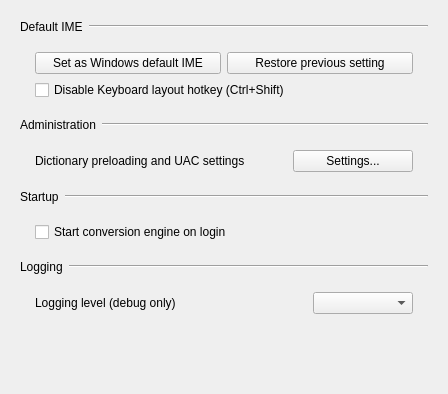
       <widget class="QWidget" name="miscTab">
        <attribute name="title">
         <string>Misc</string>
        </attribute>
        <layout class="QVBoxLayout" name="miscTabLayout">
         <property name="spacing">
          <number>0</number>
         </property>
         <item>
          <widget class="QWidget" name="widgetMisc" native="true">
           <property name="sizePolicy">
            <sizepolicy hsizetype="Preferred" vsizetype="Preferred">
             <horstretch>0</horstretch>
             <verstretch>0</verstretch>
            </sizepolicy>
           </property>
           <layout class="QVBoxLayout" name="verticalLayout">
            <property name="leftMargin">
             <number>0</number>
            </property>
            <property name="topMargin">
             <number>0</number>
            </property>
            <property name="rightMargin">
             <number>0</number>
            </property>
            <property name="bottomMargin">
             <number>0</number>
            </property>
            <property name="spacing">
             <number>0</number>
            </property>
            <item>
             <widget class="QWidget" name="miscDefaultIMEWidget" native="true">
              <property name="sizePolicy">
               <sizepolicy hsizetype="Preferred" vsizetype="Preferred">
                <horstretch>0</horstretch>
                <verstretch>0</verstretch>
               </sizepolicy>
              </property>
              <layout class="QVBoxLayout" name="verticalLayout_3">
               <property name="leftMargin">
                <number>0</number>
               </property>
               <property name="topMargin">
                <number>0</number>
               </property>
               <property name="rightMargin">
                <number>0</number>
               </property>
               <property name="bottomMargin">
                <number>0</number>
               </property>
               <property name="spacing">
                <number>0</number>
               </property>
               <item>
                <widget class="QFrame" name="defaultImeHeader">
                 <property name="frameShape">
                  <enum>QFrame::Shape::NoFrame</enum>
                 </property>
                 <layout class="QHBoxLayout" name="horizontalLayout_5">
                  <property name="leftMargin">
                   <number>9</number>
                  </property>
                  <property name="topMargin">
                   <number>9</number>
                  </property>
                  <property name="rightMargin">
                   <number>9</number>
                  </property>
                  <property name="bottomMargin">
                   <number>9</number>
                  </property>
                  <property name="spacing">
                   <number>6</number>
                  </property>
                  <property name="margin" stdset="0">
                   <number>0</number>
                  </property>
                  <item>
                   <widget class="QLabel" name="checkDefaultLabel">
                    <property name="text">
                     <string>Default IME</string>
                    </property>
                   </widget>
                  </item>
                  <item>
                   <widget class="Line" name="checkDefaultLine">
                    <property name="sizePolicy">
                     <sizepolicy hsizetype="MinimumExpanding" vsizetype="Fixed">
                      <horstretch>0</horstretch>
                      <verstretch>0</verstretch>
                     </sizepolicy>
                    </property>
                    <property name="orientation">
                     <enum>Qt::Orientation::Horizontal</enum>
                    </property>
                   </widget>
                  </item>
                 </layout>
                </widget>
               </item>
               <item>
                <widget class="QFrame" name="defaultImeGroup">
                 <property name="frameShape">
                  <enum>QFrame::Shape::NoFrame</enum>
                 </property>
                 <layout class="QVBoxLayout" name="verticalLayout_2">
                  <property name="spacing">
                   <number>6</number>
                  </property>
                  <property name="leftMargin">
                   <number>24</number>
                  </property>
                  <property name="topMargin">
                   <number>9</number>
                  </property>
                  <property name="rightMargin">
                   <number>24</number>
                  </property>
                  <property name="bottomMargin">
                   <number>9</number>
                  </property>
                  <item>
                   <widget class="QWidget" name="defaultImeButtonsWidget" native="true">
                    <layout class="QHBoxLayout" name="defaultImeButtonsLayout">
                     <property name="leftMargin">
                      <number>0</number>
                     </property>
                     <property name="topMargin">
                      <number>0</number>
                     </property>
                     <property name="rightMargin">
                      <number>0</number>
                     </property>
                     <property name="bottomMargin">
                      <number>0</number>
                     </property>
                     <item>
                      <widget class="QPushButton" name="setDefaultImeButton">
                       <property name="text">
                        <string>Set as Windows default IME</string>
                       </property>
                      </widget>
                     </item>
                     <item>
                      <widget class="QPushButton" name="restoreDefaultImeButton">
                       <property name="text">
                        <string>Restore previous setting</string>
                       </property>
                      </widget>
                     </item>
                    </layout>
                   </widget>
                  </item>
                  <item>
                   <widget class="QCheckBox" name="IMEHotKeyDisabledCheckBox">
                    <property name="text">
                     <string>Disable Keyboard layout hotkey (Ctrl+Shift)</string>
                    </property>
                   </widget>
                  </item>
                 </layout>
                </widget>
               </item>
              </layout>
             </widget>
            </item>
            <item>
             <widget class="QWidget" name="miscAdministrationWidget" native="true">
              <property name="sizePolicy">
               <sizepolicy hsizetype="Preferred" vsizetype="Preferred">
                <horstretch>0</horstretch>
                <verstretch>0</verstretch>
               </sizepolicy>
              </property>
              <layout class="QVBoxLayout" name="verticalLayout_4">
               <property name="leftMargin">
                <number>0</number>
               </property>
               <property name="topMargin">
                <number>0</number>
               </property>
               <property name="rightMargin">
                <number>0</number>
               </property>
               <property name="bottomMargin">
                <number>0</number>
               </property>
               <property name="spacing">
                <number>0</number>
               </property>
               <item>
                <widget class="QFrame" name="administrationHeader">
                 <property name="frameShape">
                  <enum>QFrame::Shape::NoFrame</enum>
                 </property>
                 <layout class="QHBoxLayout" name="horizontalLayout_7">
                  <property name="leftMargin">
                   <number>9</number>
                  </property>
                  <property name="topMargin">
                   <number>9</number>
                  </property>
                  <property name="rightMargin">
                   <number>9</number>
                  </property>
                  <property name="bottomMargin">
                   <number>9</number>
                  </property>
                  <property name="spacing">
                   <number>6</number>
                  </property>
                  <property name="margin" stdset="0">
                   <number>0</number>
                  </property>
                  <item>
                   <widget class="QLabel" name="administrationLabel">
                    <property name="text">
                     <string>Administration</string>
                    </property>
                   </widget>
                  </item>
                  <item>
                   <widget class="Line" name="administrationLine">
                    <property name="sizePolicy">
                     <sizepolicy hsizetype="MinimumExpanding" vsizetype="Fixed">
                      <horstretch>0</horstretch>
                      <verstretch>0</verstretch>
                     </sizepolicy>
                    </property>
                    <property name="orientation">
                     <enum>Qt::Orientation::Horizontal</enum>
                    </property>
                   </widget>
                  </item>
                 </layout>
                </widget>
               </item>
               <item>
                <widget class="QFrame" name="administrationGroup">
                 <property name="frameShape">
                  <enum>QFrame::Shape::NoFrame</enum>
                 </property>
                 <layout class="QGridLayout" name="gridLayout_7">
                  <property name="verticalSpacing">
                   <number>6</number>
                  </property>
                  <property name="horizontalSpacing">
                   <number>8</number>
                  </property>
                  <property name="leftMargin">
                   <number>24</number>
                  </property>
                  <property name="topMargin">
                   <number>9</number>
                  </property>
                  <property name="rightMargin">
                   <number>24</number>
                  </property>
                  <property name="bottomMargin">
                   <number>9</number>
                  </property>
                  <item row="0" column="0">
                   <widget class="QLabel" name="dictionaryPreloadingAndUACLabel">
                    <property name="text">
                     <string>Dictionary preloading and UAC settings</string>
                    </property>
                   </widget>
                  </item>
                  <item row="0" column="2">
                   <widget class="QPushButton" name="launchAdministrationDialogButton">
                    <property name="minimumSize">
                     <size>
                      <width>120</width>
                      <height>0</height>
                     </size>
                    </property>
                    <property name="text">
                     <string>Settings...</string>
                    </property>
                   </widget>
                  </item>
                  <item row="0" column="1">
                   <spacer name="horizontalSpacer_9">
                    <property name="orientation">
                     <enum>Qt::Orientation::Horizontal</enum>
                    </property>
                    <property name="sizeHint" stdset="0">
                     <size>
                      <width>40</width>
                      <height>20</height>
                     </size>
                    </property>
                   </spacer>
                  </item>
                 </layout>
                </widget>
               </item>
              </layout>
             </widget>
            </item>
            <item>
             <widget class="QWidget" name="miscStartupWidget" native="true">
              <property name="sizePolicy">
               <sizepolicy hsizetype="Preferred" vsizetype="Preferred">
                <horstretch>0</horstretch>
                <verstretch>0</verstretch>
               </sizepolicy>
              </property>
              <layout class="QVBoxLayout" name="verticalLayout_7">
               <property name="leftMargin">
                <number>0</number>
               </property>
               <property name="topMargin">
                <number>0</number>
               </property>
               <property name="rightMargin">
                <number>0</number>
               </property>
               <property name="bottomMargin">
                <number>0</number>
               </property>
               <property name="spacing">
                <number>0</number>
               </property>
               <item>
                <widget class="QFrame" name="startupHeader">
                 <property name="frameShape">
                  <enum>QFrame::Shape::NoFrame</enum>
                 </property>
                 <layout class="QHBoxLayout" name="horizontalLayout_19">
                  <property name="leftMargin">
                   <number>9</number>
                  </property>
                  <property name="topMargin">
                   <number>9</number>
                  </property>
                  <property name="rightMargin">
                   <number>9</number>
                  </property>
                  <property name="bottomMargin">
                   <number>9</number>
                  </property>
                  <property name="spacing">
                   <number>6</number>
                  </property>
                  <property name="margin" stdset="0">
                   <number>0</number>
                  </property>
                  <item>
                   <widget class="QLabel" name="startupLabel">
                    <property name="text">
                     <string>Startup</string>
                    </property>
                   </widget>
                  </item>
                  <item>
                   <widget class="Line" name="startupLine">
                    <property name="sizePolicy">
                     <sizepolicy hsizetype="MinimumExpanding" vsizetype="Fixed">
                      <horstretch>0</horstretch>
                      <verstretch>0</verstretch>
                     </sizepolicy>
                    </property>
                    <property name="orientation">
                     <enum>Qt::Orientation::Horizontal</enum>
                    </property>
                   </widget>
                  </item>
                 </layout>
                </widget>
               </item>
               <item>
                <widget class="QFrame" name="startupGroup">
                 <property name="frameShape">
                  <enum>QFrame::Shape::NoFrame</enum>
                 </property>
                 <layout class="QVBoxLayout" name="verticalLayout_6">
                  <property name="spacing">
                   <number>6</number>
                  </property>
                  <property name="leftMargin">
                   <number>24</number>
                  </property>
                  <property name="topMargin">
                   <number>9</number>
                  </property>
                  <property name="rightMargin">
                   <number>24</number>
                  </property>
                  <property name="bottomMargin">
                   <number>9</number>
                  </property>
                  <item>
                   <widget class="QCheckBox" name="startupCheckBox">
                    <property name="text">
                     <string>Start conversion engine on login</string>
                    </property>
                   </widget>
                  </item>
                 </layout>
                </widget>
               </item>
              </layout>
             </widget>
            </item>
            <item>
             <widget class="QWidget" name="miscLoggingWidget" native="true">
              <property name="sizePolicy">
               <sizepolicy hsizetype="Preferred" vsizetype="Preferred">
                <horstretch>0</horstretch>
                <verstretch>0</verstretch>
               </sizepolicy>
              </property>
              <layout class="QVBoxLayout" name="verticalLayout_5">
               <property name="leftMargin">
                <number>0</number>
               </property>
               <property name="topMargin">
                <number>0</number>
               </property>
               <property name="rightMargin">
                <number>0</number>
               </property>
               <property name="bottomMargin">
                <number>0</number>
               </property>
               <property name="spacing">
                <number>0</number>
               </property>
               <item>
                <widget class="QFrame" name="loggingHeader">
                 <property name="frameShape">
                  <enum>QFrame::Shape::NoFrame</enum>
                 </property>
                 <layout class="QHBoxLayout" name="horizontalLayout_13">
                  <property name="leftMargin">
                   <number>9</number>
                  </property>
                  <property name="topMargin">
                   <number>9</number>
                  </property>
                  <property name="rightMargin">
                   <number>9</number>
                  </property>
                  <property name="bottomMargin">
                   <number>9</number>
                  </property>
                  <property name="spacing">
                   <number>6</number>
                  </property>
                  <property name="margin" stdset="0">
                   <number>0</number>
                  </property>
                  <item>
                   <widget class="QLabel" name="loggingLabel">
                    <property name="text">
                     <string>Logging</string>
                    </property>
                   </widget>
                  </item>
                  <item>
                   <widget class="Line" name="loggingLine">
                    <property name="sizePolicy">
                     <sizepolicy hsizetype="MinimumExpanding" vsizetype="Fixed">
                      <horstretch>0</horstretch>
                      <verstretch>0</verstretch>
                     </sizepolicy>
                    </property>
                    <property name="orientation">
                     <enum>Qt::Orientation::Horizontal</enum>
                    </property>
                   </widget>
                  </item>
                 </layout>
                </widget>
               </item>
               <item>
                <widget class="QFrame" name="loggingGroup">
                 <property name="frameShape">
                  <enum>QFrame::Shape::NoFrame</enum>
                 </property>
                 <layout class="QHBoxLayout" name="horizontalLayout_15">
                  <property name="spacing">
                   <number>6</number>
                  </property>
                  <property name="leftMargin">
                   <number>24</number>
                  </property>
                  <property name="topMargin">
                   <number>9</number>
                  </property>
                  <property name="rightMargin">
                   <number>24</number>
                  </property>
                  <property name="bottomMargin">
                   <number>9</number>
                  </property>
                  <item>
                   <widget class="QLabel" name="verboseLevelLabel">
                    <property name="text">
                     <string>Logging level (debug only)</string>
                    </property>
                   </widget>
                  </item>
                  <item>
                   <spacer name="horizontalSpacer_13">
                    <property name="orientation">
                     <enum>Qt::Orientation::Horizontal</enum>
                    </property>
                    <property name="sizeHint" stdset="0">
                     <size>
                      <width>40</width>
                      <height>20</height>
                     </size>
                    </property>
                   </spacer>
                  </item>
                  <item>
                   <widget class="QComboBox" name="verboseLevelComboBox">
                    <property name="minimumSize">
                     <size>
                      <width>100</width>
                      <height>0</height>
                     </size>
                    </property>
                   </widget>
                  </item>
                 </layout>
                </widget>
               </item>
              </layout>
             </widget>
            </item>
            <item>
             <spacer name="verticalSpacer_2">
              <property name="orientation">
               <enum>Qt::Orientation::Vertical</enum>
              </property>
              <property name="sizeHint" stdset="0">
               <size>
                <width>20</width>
                <height>40</height>
               </size>
              </property>
             </spacer>
            </item>
           </layout>
          </widget>
         </item>
         <item>
          <spacer name="miscTabBottomSpacer">
           <property name="orientation">
            <enum>Qt::Orientation::Vertical</enum>
           </property>
           <property name="sizeHint" stdset="0">
            <size>
             <width>20</width>
             <height>20</height>
            </size>
           </property>
          </spacer>
         </item>
        </layout>
       </widget>
